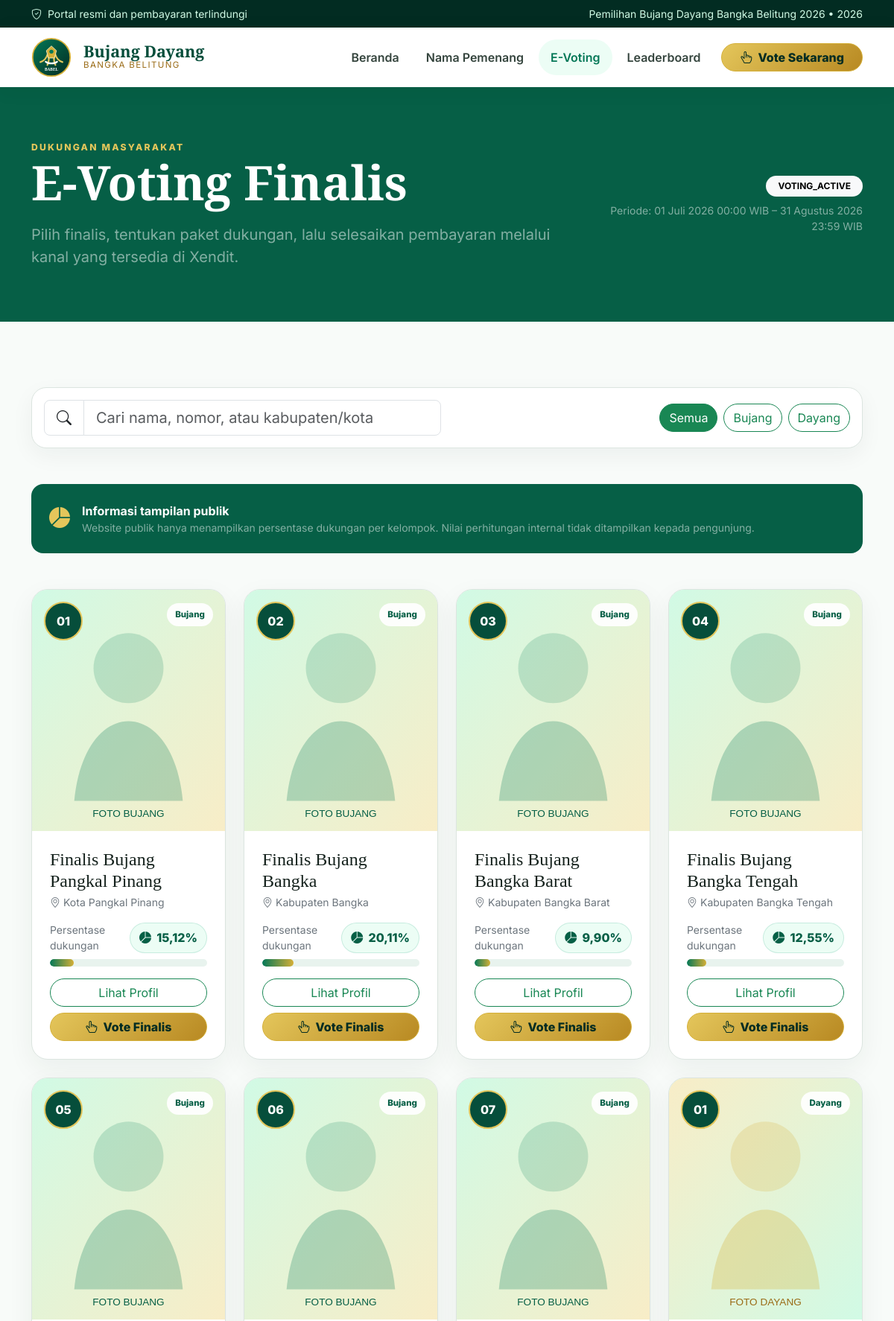
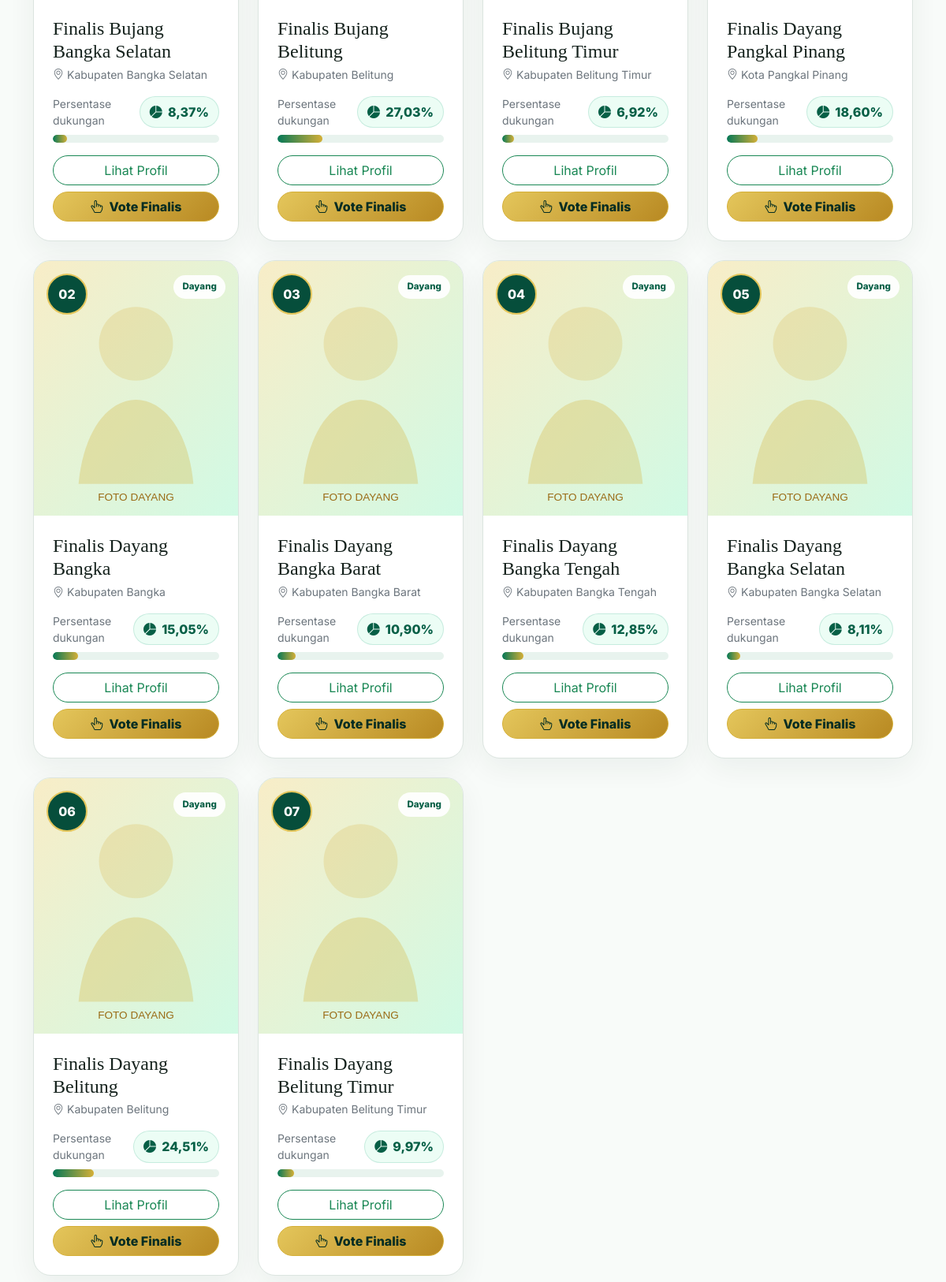
The app's page /evoting.php (upper part) with its own data (2 pictures, top to bottom).
### tables this page shows
CREATE TABLE IF NOT EXISTS events (
  id BIGINT UNSIGNED AUTO_INCREMENT PRIMARY KEY,
  name VARCHAR(180) NOT NULL,
  year SMALLINT UNSIGNED NOT NULL,
  theme VARCHAR(255) NULL,
  voting_start_at DATETIME NULL,
  voting_end_at DATETIME NULL,
  status ENUM('DRAFT','PUBLISHED','VOTING_ACTIVE','VOTING_CLOSED','ARCHIVED') NOT NULL DEFAULT 'DRAFT',
  homepage_mode ENUM('AUTO','GENERAL','LEADERBOARD') NOT NULL DEFAULT 'AUTO',
  leaderboard_visible TINYINT(1) NOT NULL DEFAULT 1,
  leaderboard_frozen TINYINT(1) NOT NULL DEFAULT 0,
  points_visible TINYINT(1) NOT NULL DEFAULT 1,
  created_at DATETIME NOT NULL,
  updated_at DATETIME NOT NULL,
  INDEX idx_events_status_year(status,year)
);

CREATE TABLE IF NOT EXISTS finalists (
  id BIGINT UNSIGNED AUTO_INCREMENT PRIMARY KEY,
  event_id BIGINT UNSIGNED NOT NULL,
  category ENUM('BUJANG','DAYANG') NOT NULL,
  contestant_number INT UNSIGNED NOT NULL,
  full_name VARCHAR(150) NOT NULL,
  slug VARCHAR(190) NOT NULL UNIQUE,
  region_id BIGINT UNSIGNED NOT NULL,
  photo VARCHAR(255) NULL,
  biography TEXT NULL,
  motto VARCHAR(500) NULL,
  education VARCHAR(255) NULL,
  program_description TEXT NULL,
  instagram VARCHAR(255) NULL,
  is_featured TINYINT(1) NOT NULL DEFAULT 0,
  is_active TINYINT(1) NOT NULL DEFAULT 1,
  created_at DATETIME NOT NULL,
  updated_at DATETIME NOT NULL,
  UNIQUE KEY uq_finalist_number(event_id,category,contestant_number),
  INDEX idx_finalists_event_category(event_id,category,is_active),
  CONSTRAINT fk_finalists_event FOREIGN KEY(event_id) REFERENCES events(id) ON DELETE RESTRICT,
  CONSTRAINT fk_finalists_region FOREIGN KEY(region_id) REFERENCES regions(id) ON DELETE RESTRICT
);

CREATE TABLE IF NOT EXISTS regions (
  id BIGINT UNSIGNED AUTO_INCREMENT PRIMARY KEY,
  name VARCHAR(120) NOT NULL UNIQUE,
  type ENUM('KABUPATEN','KOTA','PROVINSI') NOT NULL DEFAULT 'KABUPATEN',
  sort_order INT NOT NULL DEFAULT 0,
  is_active TINYINT(1) NOT NULL DEFAULT 1
);

### evoting.php (the view, shortened to what the rows shown need)
<?php
require __DIR__ . '/app/bootstrap.php';
$event = active_event();
$finalists = [];
$percentageByFinalist = [];
if ($event) {
    $stmt = db()->prepare(
        'SELECT f.*, r.name AS region_name
         FROM finalists f
         JOIN regions r ON r.id = f.region_id
         WHERE f.event_id = ? AND f.is_active = 1
         ORDER BY f.category, f.contestant_number'
    );
    $stmt->execute([$event['id']]);
    $finalists = $stmt->fetchAll();
    foreach (['BUJANG', 'DAYANG'] as $category) {
        foreach (LeaderboardService::publicRankings((int) $event['id'], $category) as $row) {
            $percentageByFinalist[(int) $row['id']] = (float) $row['support_percentage'];
        }
    }
}
require __DIR__ . '/views/partials/header.php';
?>
<section class="py-5 bg-emerald text-white">
    <div class="container py-4">
        <div class="row align-items-center g-4">
            <div class="col-lg-8">
                <h1 class="display-3 fw-bold mb-3">E-Voting Finalis</h1>
            </div>
            <div class="col-lg-4 text-lg-end">
                <?php if ($event): ?>
                    <span class="badge rounded-pill text-bg-light px-3 py-2 mb-2"><?= e($event['status']) ?></span>
                    <div class="small text-white-50">Periode: <?= indonesia_date($event['voting_start_at'], true) ?> – <?= indonesia_date($event['voting_end_at'], true) ?></div>
                <?php endif; ?>
            </div>
        </div>
    </div>
</section>
<section class="section-space">
    <div class="container">
        <div class="row g-4" id="finalistGrid">
            <?php foreach ($finalists as $f): ?>
                <?php $percentage = $percentageByFinalist[(int) $f['id']] ?? 0.0; ?>
                <div class="col-sm-6 col-lg-4 col-xl-3 finalist-col">
                    <article class="finalist-card" data-finalist-category="<?= e($f['category']) ?>">
                        <div class="finalist-image">
                            <img src="<?= upload_url($f['photo'], $f['category'] === 'DAYANG' ? 'images/placeholder-dayang.svg' : 'images/placeholder-bujang.svg') ?>" alt="<?= e($f['full_name']) ?>">
                            <span class="finalist-number"><?= str_pad((string) $f['contestant_number'], 2, '0', STR_PAD_LEFT) ?></span>
                            <span class="category-badge"><?= ucfirst(strtolower($f['category'])) ?></span>
                        </div>
                        <div class="p-4">
                            <h4 class="mb-1"><?= e($f['full_name']) ?></h4>
                            <div class="small text-secondary mb-3"><i class="bi bi-geo-alt me-1"></i><?= e($f['region_name']) ?></div>
                            <?php if ((int) $event['points_visible'] === 1): ?>
                            <div class="mb-3">
                                <div class="d-flex justify-content-between align-items-center mb-2">
                                    <span class="small text-secondary">Persentase dukungan</span>
                                    <span class="percentage-pill"><i class="bi bi-pie-chart-fill"></i><?= support_percentage($percentage) ?></span>
                                </div>
                                <div class="progress support-progress" role="progressbar" aria-valuenow="<?= e((string) $percentage) ?>" aria-valuemin="0" aria-valuemax="100">
                                    <div class="progress-bar" style="width:<?= e((string) min(100, max(0, $percentage))) ?>%"></div>
                                </div>
                            </div>
                            <?php endif; ?>
                            <div class="d-grid gap-2">
                                <a href="<?= url('finalist.php?slug=' . urlencode($f['slug'])) ?>" class="btn btn-outline-success rounded-pill">Lihat Profil</a>
                                <button <?= (!$event || $event['status'] !== 'VOTING_ACTIVE') ? 'disabled' : '' ?> class="btn btn-gold rounded-pill" data-bs-toggle="modal" data-bs-target="#voteModal" data-vote-finalist data-id="<?= (int) $f['id'] ?>" data-name="<?= e($f['full_name']) ?>" data-number="<?= e($f['contestant_number']) ?>" data-region="<?= e($f['region_name']) ?>" data-category="<?= e(ucfirst(strtolower($f['category']))) ?>" data-photo="<?= upload_url($f['photo'], $f['category'] === 'DAYANG' ? 'images/placeholder-dayang.svg' : 'images/placeholder-bujang.svg') ?>">
                                    <i class="bi bi-hand-index-thumb me-2"></i>Vote Finalis
                                </button>
                            </div>
                        </div>
                    </article>
                </div>
            <?php endforeach; ?>
        </div>
    </div>
</section>
<?php require __DIR__ . '/views/partials/footer.php'; ?>

### views/partials/header.php (shortened to what the rows shown need)
<?php
$event = $event ?? active_event();
?>
<!doctype html>
<html lang="id">
<head>
    <link href="https://cdn.jsdelivr.net/npm/bootstrap@5.3.3/dist/css/bootstrap.min.css" rel="stylesheet">
    <link href="https://cdn.jsdelivr.net/npm/bootstrap-icons@1.11.3/font/bootstrap-icons.min.css" rel="stylesheet">
    <link rel="stylesheet" href="<?= e(url('assets/css/style.css')) ?>">
</head>
<body>
<div class="topbar py-2">
    <div class="container d-flex flex-wrap justify-content-between align-items-center gap-2 small">
        <span><i class="bi bi-shield-check me-1"></i> Portal resmi dan pembayaran terlindungi</span>
        <span><?= $event ? e($event['name']) . ' • ' . e($event['year']) : 'Bujang Dayang Bangka Belitung' ?></span>
    </div>
</div>
<main>

### records on screen
events: name "Pemilihan Bujang Dayang Bangka Belitung 2026", year "2026", status "VOTING_ACTIVE", voting_start_at "01 Juli 2026 00:00 WIB", voting_end_at "31 Agustus 2026 23:59 WIB"
finalists: contestant_number "01", category "Bujang", full_name "Finalis Bujang Pangkal Pinang", region.name "Kota Pangkal Pinang", id "15,12%"
finalists: contestant_number "02", category "Bujang", full_name "Finalis Bujang Bangka", region.name "Kabupaten Bangka", id "20,11%"
finalists: contestant_number "03", category "Bujang", full_name "Finalis Bujang Bangka Barat", region.name "Kabupaten Bangka Barat", id "9,90%"
finalists: contestant_number "04", category "Bujang", full_name "Finalis Bujang Bangka Tengah", region.name "Kabupaten Bangka Tengah", id "12,55%"
finalists: contestant_number "05", category "Bujang", full_name "Finalis Bujang Bangka Selatan", region.name "Kabupaten Bangka Selatan", id "8,37%"
finalists: contestant_number "06", category "Bujang", full_name "Finalis Bujang Belitung", region.name "Kabupaten Belitung", id "27,03%"
finalists: contestant_number "07", category "Bujang", full_name "Finalis Bujang Belitung Timur", region.name "Kabupaten Belitung Timur", id "6,92%"
finalists: contestant_number "01", category "Dayang", full_name "Finalis Dayang Pangkal Pinang", region.name "Kota Pangkal Pinang", id "18,60%"
finalists: contestant_number "02", category "Dayang", full_name "Finalis Dayang Bangka", region.name "Kabupaten Bangka", id "15,05%"
finalists: contestant_number "03", category "Dayang", full_name "Finalis Dayang Bangka Barat", region.name "Kabupaten Bangka Barat", id "10,90%"
finalists: contestant_number "04", category "Dayang", full_name "Finalis Dayang Bangka Tengah", region.name "Kabupaten Bangka Tengah", id "12,85%"
finalists: contestant_number "05", category "Dayang", full_name "Finalis Dayang Bangka Selatan", region.name "Kabupaten Bangka Selatan", id "8,11%"
finalists: contestant_number "06", category "Dayang", full_name "Finalis Dayang Belitung", region.name "Kabupaten Belitung", id "24,51%"
finalists: contestant_number "07", category "Dayang", full_name "Finalis Dayang Belitung Timur", region.name "Kabupaten Belitung Timur", id "9,97%"
